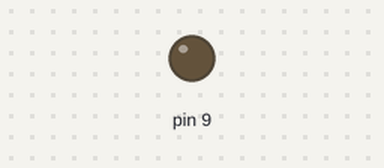
Simulated run of this sketch. Board: Arduino Uno, built with avr-gcc and run on an emulated ATmega328P. On the bench: output pins drawn as LEDs (lit = HIGH).

Above: at 0.05 s.
At 0.65 s:
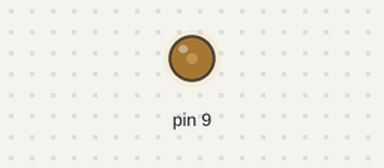
At 1.25 s:
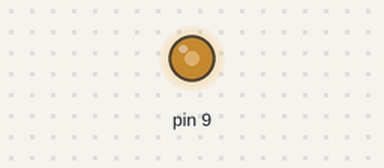
At 2.5 s:
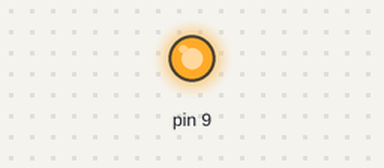
Timing chart, 0 to 5.8 s (numbered marks = the images above):
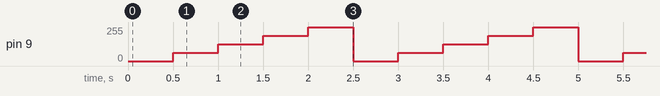

Measured:
- by itself, pin 9: repeats every 2.5 s: 127/255 0.50 s, 191/255 0.50 s, 255/255 0.50 s, 0/255 0.50 s, 63/255 0.50 s

The sketch:

Questao_01_-_Lista_09.ino
```cpp
void setup()
{
  pinMode(9, OUTPUT);
}

void loop()
{
  analogWrite(9, 0);
  delay(500);

  analogWrite(9, 63.75);
  delay(500);

  analogWrite(9, 127.5);
  delay(500);

  analogWrite(9, 191.25);
  delay(500);

  analogWrite(9, 255);
  delay(500);
}
```
